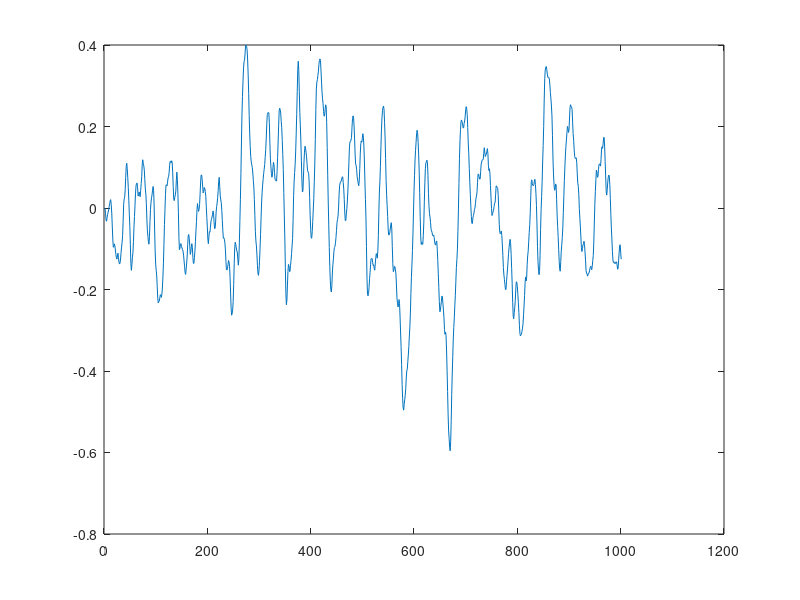

Recreate this plot in MATLAB. (Note: this script raises an error after producing the figure.)
clc
F=[0 -2;1 -3];
C=[0; 1];
H=[1 0];
D=[0];

sys = ss(F,C,H,D);
T=0.1;

sysd = c2d(sys,T)

mean=0;
sd=1;
T1=0:0.1:100
wn=sd*randn(1,size(T1,2))+mean
plot(wn)


Y=lsim(sysd,wn,T1)
plot(Y)

[Y1,x]=ksdensity(wn)
[Y2,x1]=ksdensity(Y)
subplot(2,1,1); plot(x,Y1)
subplot(2,2,2); plot(x1,Y2)